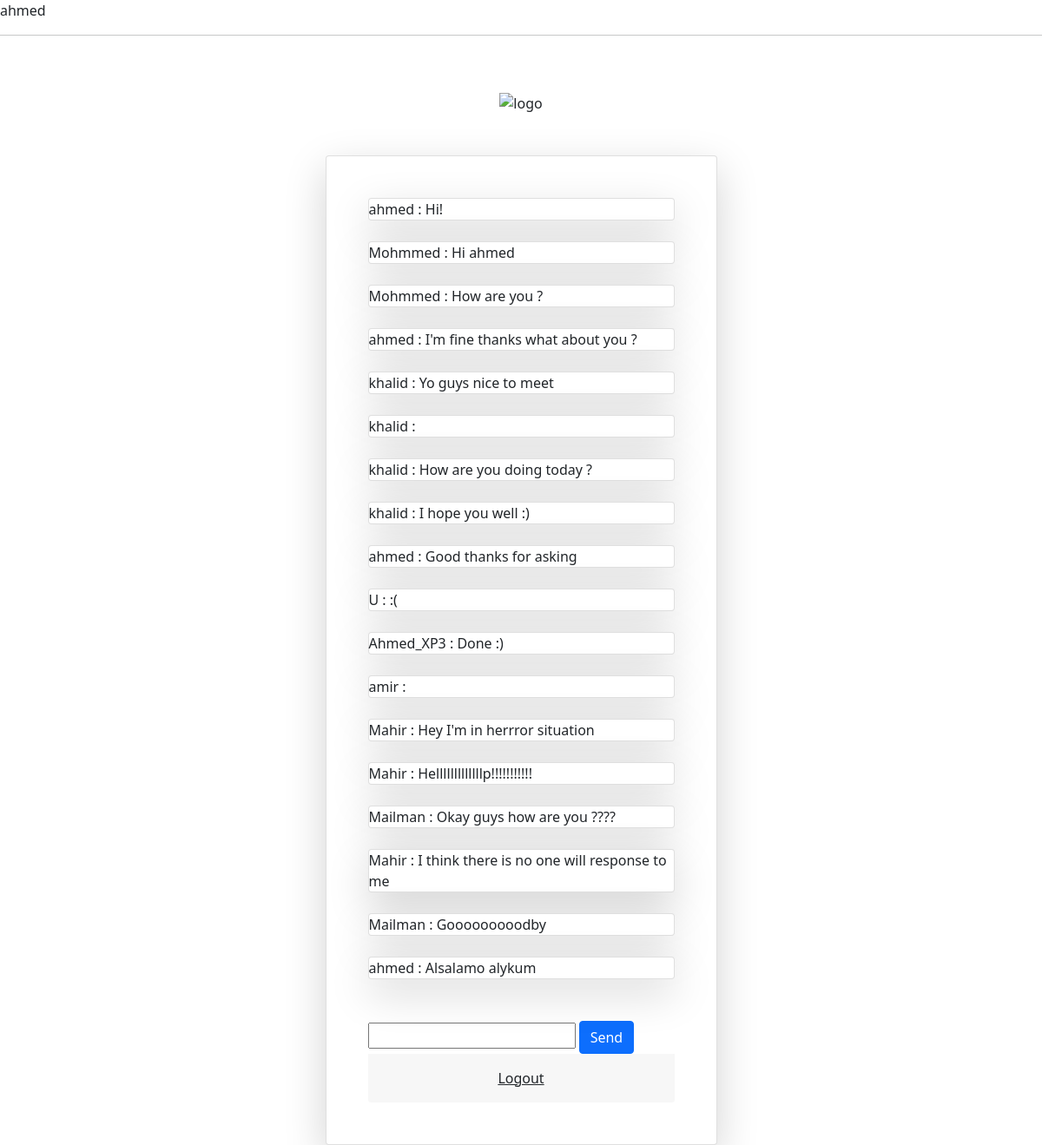
Page /chat (signed in) on the committed database.
### chat/models.py (models this page shows)
class Message(models.Model):
    username = models.CharField(max_length=100 , null = True)
    text = models.CharField(max_length=1000 , null=True)

### chat/views.py (the view, shortened to what this page needs)
# urls.py: path("chat", views.Chat.as_view() , name = "chat"),
class Chat(View , LoginRequiredMixin):
    def get(self,request):
        form = MessageForm()
        return render(request , "chat/chat.html" , {
            "messages":Message.objects.all(),
            "form" : form
        })

### chat/forms.py
class MessageForm(forms.Form):
    username = forms.CharField(max_length=100)
    text = forms.CharField(max_length=100)

### chat/templates/chat/chat.html (shortened to what this page needs)
{% load static %}
{% load widget_tweaks %}
<!DOCTYPE html>
<html lang="en">
<head>
	<link href="https://cdn.jsdelivr.net/npm/bootstrap@5.0.0-beta2/dist/css/bootstrap.min.css" rel="stylesheet">
	<link rel="stylesheet" href="{% static 'chat/css/bootstrap.min.css' %}">
</head>
<body>
    {% if request.user.is_authenticated %}
        {{request.user}}
    {%endif%}
    <hr>
	<section class="h-100">
		<div class="container h-100">
			<div class="row justify-content-sm-center h-100">
				<div class="col-xxl-4 col-xl-5 col-lg-5 col-md-7 col-sm-9">
					<div class="text-center my-5">
						<img src="https://getbootstrap.com/docs/5.0/assets/brand/bootstrap-logo.svg" alt="logo" width="100">
					</div>
					<div class="card shadow-lg">
						<div class="card-body p-5">
                            {% for message in messages %}
							<div class="card shadow-lg">
							{{message.username}} :
							{{message.text}}
							</div>
							<br>
                            {%endfor%}
							<form method="POST"   action = "" class="needs-validation" novalidate="" autocomplete="off">
								<input type="text" name = "text">
								<input type="submit" class="btn btn-primary ms-auto" value = "Send"></input>
							</form>
    <div class="card-footer py-3 border-0">
        <div class="text-center">
            <a href="{% url 'logout' %}" class="text-dark">Logout</a>
        </div>
    </div>
</body>
</html>

### rows in the picture
Message: username "ahmed", text "Hi!"
Message: username "Mohmmed", text "Hi ahmed"
Message: username "Mohmmed", text "How are you ?"
Message: username "ahmed", text "I'm fine thanks what about you ?"
Message: username "khalid", text "Yo guys nice to meet"
Message: username "khalid"
Message: username "khalid", text "How are you doing today ?"
Message: username "khalid", text "I hope you well :)"
Message: username "ahmed", text "Good thanks for asking"
Message: username "U", text ":("
Message: username "Ahmed_XP3", text "Done :)"
Message: username "amir"
Message: username "Mahir", text "Hey I'm in herrror situation"
Message: username "Mahir", text "Helllllllllllllp!!!!!!!!!!!"
Message: username "Mailman", text "Okay guys how are you ????"
Message: username "Mahir", text "I think there is no one will response to me"
Message: username "Mailman", text "Gooooooooodby"
Message: username "ahmed", text "Alsalamo alykum"

### other values in the picture
{{ request.user }} "ahmed"
